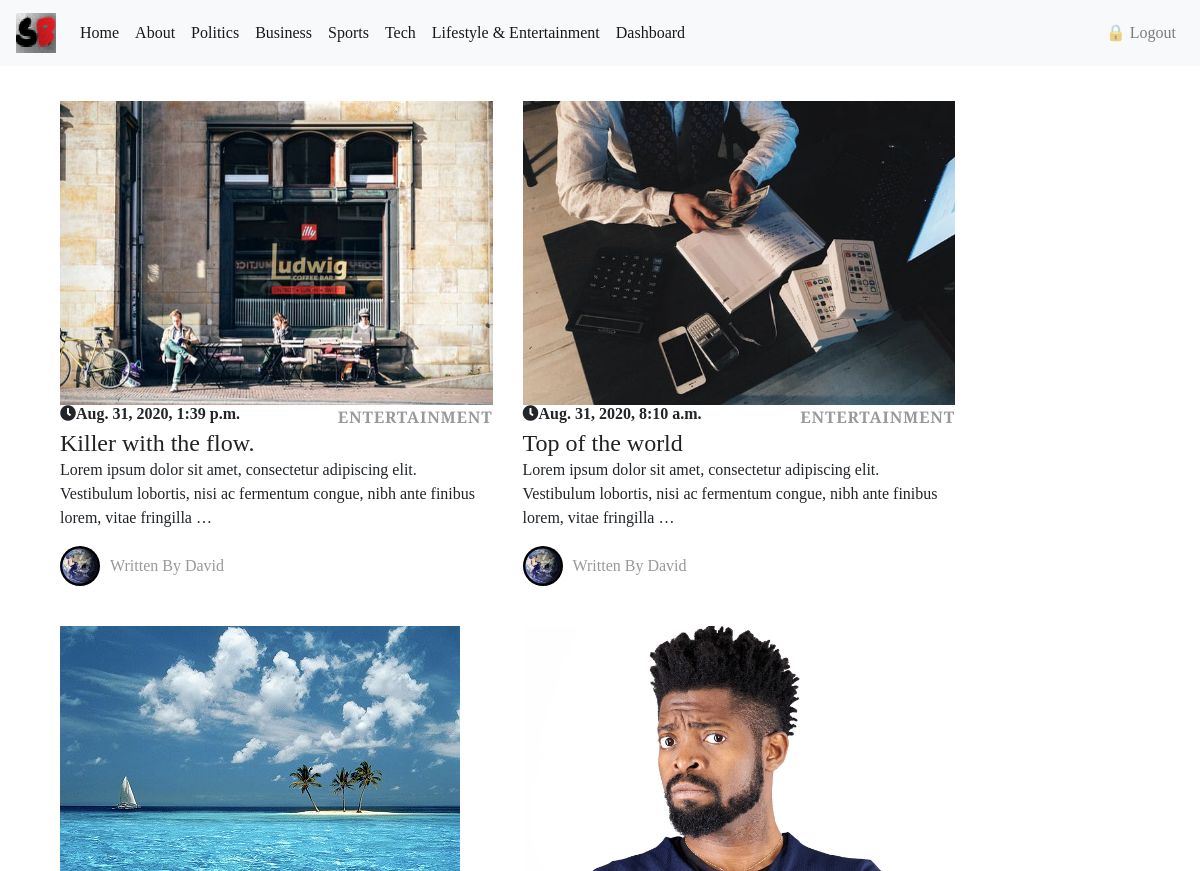
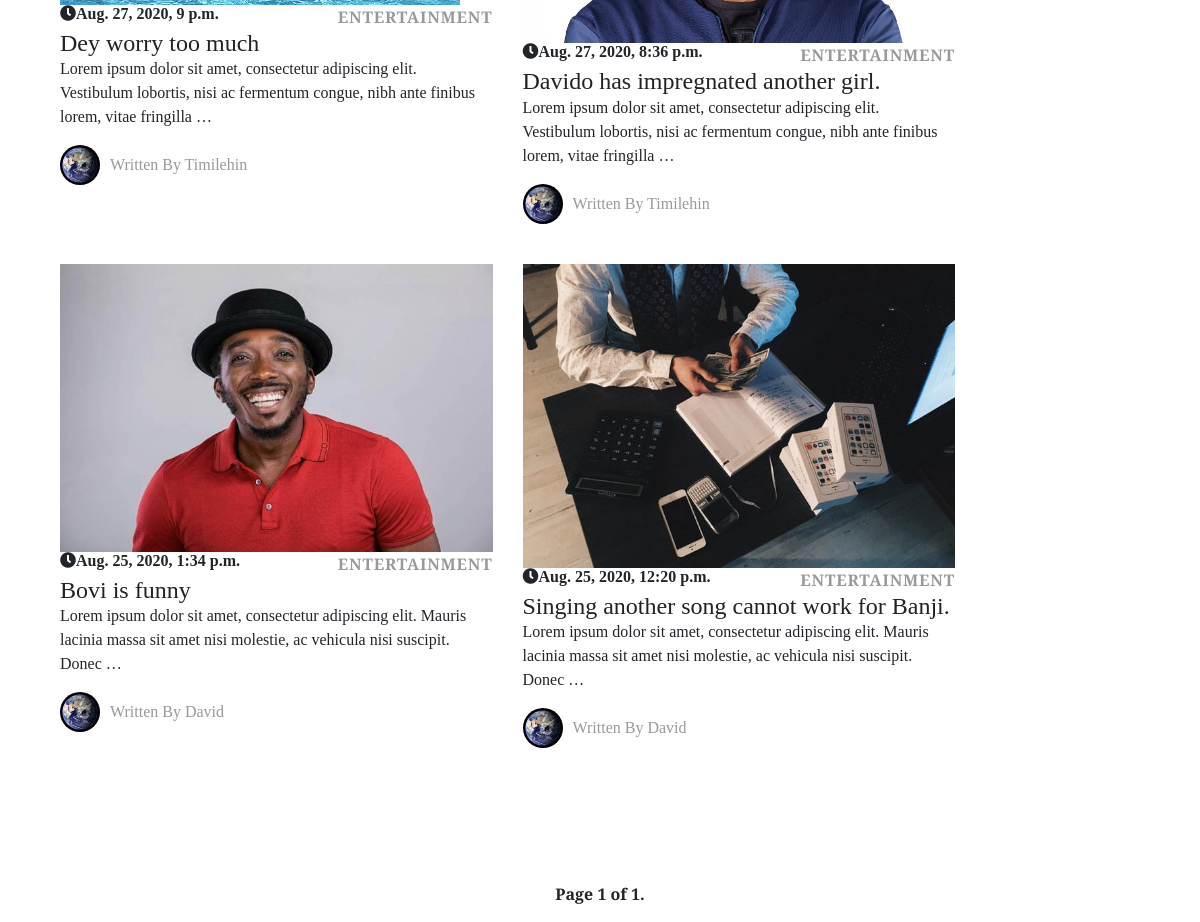
Page /blogapp/category/Entertainment/ (signed in) on the committed database (2 pictures, top to bottom).
### blogapp/models.py (models this page shows, shortened)
class Post(models.Model):
    title = models.CharField(max_length=200)
    content = RichTextField()
    pub_date = models.DateTimeField(auto_now_add=True)
    view_count = models.PositiveIntegerField(default=0, blank=True)
    author = models.ForeignKey(User, on_delete=models.CASCADE)
    category = models.ForeignKey(Category, on_delete=models.CASCADE)
    images = models.ImageField(null=True, upload_to='profilepics')
    slug = models.SlugField(blank=True, null=True, unique=True)
    class Meta:
        ordering = ['-pub_date']

class Category(models.Model):
    name = models.CharField(max_length=100, unique=True)
    class Meta:
        verbose_name_plural = "Categories"
    def __str__(self):
        return self.name

### blogapp/views.py (the view)
# urls.py: path('category/<category>/', views.PostCategory.as_view(), name='post_by_category'),
class PostCategory(LoginRequiredMixin, ListView):
    template_name = 'blogapp/post_category.html'
    paginate_by = 6
    def get_queryset(self):
        self.category = get_object_or_404(Category, name=self.kwargs['category'])
        return Post.objects.filter(category=self.category)
    def get_context_data(self, **kwargs):
        context = super().get_context_data(**kwargs)
        context['category'] = self.category
        return context

### blogapp/templates/blogapp/post_category.html
<!DOCTYPE html>
{% extends 'blogapp/base.html' %}
{% load static %}
{% block body_block %}
<section style="margin-top: -65px;" class="latest-posts">
  <div class="container">
      <div class="row">
        {% for post in post_list %}
          <div class="post col-md-5">
            <div class="post-thumbnail"><a href="{% url 'post_detail' post.slug %}"><img src="{{post.images.url}}" alt="No" class="img-fluid"></a></div>
          <div class="post-details">
          <div class="post-meta d-flex justify-content-between">
            <div  class="fas fa-clock">{{ post.pub_date }}</div>
            <div class="category">
              <a href="{% url 'post_detail' post.slug %}">{{post.category}}</a>
            </div>
          </div>
          <a href="{% url 'post_detail' post.slug %}">
            <h3 id="specialone" class="h4">{{post.title}}</h3>
          </a>
            <p style="margin: -15px;" class="text-muted">{{ post.content|truncatewords:20 | safe }}</p>
            <div class="post-footer d-flex align-items-center">
              <p href="#" class="author d-flex align-items-center flex-wrap">
                <div class="avatar"><img src="{% static 'images/earth.jpg' %}" alt="..." class="img-fluid"></div>
                <div class="title"><span>Written by {{post.author}}</span></div></p>
            </div>
          </div>
        </div>
        {% empty %}
            <h1>There are no post yet!. Please <a href="{% url 'post_new' %}">Create A Post.</a></h1></p>
      {% endfor %}
    </div>
  </div>
</section>
{% include 'blogapp/pagination.html' %}
{% endblock %}

### blogapp/templates/blogapp/base.html (shortened to what this page needs)
<!DOCTYPE html>
{% load static %}
<html>
    <head>
        <link rel="stylesheet" href="https://stackpath.bootstrapcdn.com/bootstrap/4.5.0/css/bootstrap.min.css">
        <link rel="stylesheet" href="https://use.fontawesome.com/releases/v5.8.2/css/all.css">
        <link rel="stylesheet" href="//cdn.jsdelivr.net/npm/medium-editor@latest/dist/css/medium-editor.min.css" type="text/css" media="screen" charset="utf-8">
        <link rel="stylesheet" href="{% static 'css/blogstyle.css' %}">
    </head>
    <body>
        <nav class="navbar navbar-expand-lg navbar-light bg-light">
            <a class="navbar-brand" href="{% url 'home' %}"><img style="width: 40px; height: 40px;" src="{% static 'images/nusi.png' %}"></a>
            <div class="collapse navbar-collapse" id="navbarNavDropdown">
                <ul class="navbar-nav w-100">
                    <li class="nav-item active">
                        <a class="nav-link" href="{% url 'home' %}">Home <span class="sr-only">(current)</span></a>
                    </li>
                    <li class="nav-item active">
                        <a class="nav-link" href="{% url 'about' %}">About</a>
                    </li>
                    <li class="nav-item active">
                        <a class="nav-link" href="{% url 'post_by_category' 'Politics' %}">Politics</a>
                    </li>
                    <li class="nav-item active">
                        <a class="nav-link" href="{% url 'post_by_category' 'Business' %}">Business</a>
                    </li>
                    <li class="nav-item active">
                        <a class="nav-link" href="{% url 'post_by_category' 'Sports' %}">Sports</a>
                    </li>
                    <li class="nav-item active">
                        <a class="nav-link" href="{% url 'post_by_category' 'Tech' %}">Tech</a>
                    </li>
                    <li class="nav-item active">
                        <a class="nav-link" href="{% url 'post_by_category' 'Entertainment' %}">Lifestyle & Entertainment</a>
                    </li>
                    <li class="nav-item active">
                        <a class="nav-link" href="{% url 'dashboard' %}">Dashboard</a>
                    </li>
                    {% if user.is_authenticated %}
                    <li class="nav-item  ml-auto">
                        <a class="nav-link " href="{% url 'logout' %}">
                            &#128274 Logout
                        </a>
                    {% else %}
                        <a class="nav-link ml-auto" href="{% url 'login' %}">
                            &#128275 Login
                        </a>
                    </li>
                    {% endif %}
                </ul>
            </div>
          </nav>
        <div class="container">
          {% block body_block %}
          {% endblock %}
        </div>
    </body>
</html>

### blogapp/templates/blogapp/pagination.html (shortened to what this page needs)
<nav aria-label="Page navigation example">
    <ul class="pagination justify-content-center">
        <span style="font-weight: bold; margin-top: 10px;" class="current">
            Page {{ page_obj.number }} of {{ page_obj.paginator.num_pages }}.
        </span>
    </ul>
</nav>

### blogapp/static/css/blogstyle.css (style rules this page uses)
.navbar-brand { transition: 1s ease-in-out; }
section { padding: 100px 0; overflow-x: hidden; }
.post h3 { line-height: 1.1em; color: #222; -webkit-transition: all 0.3s; transition: all 0.3s; margin-bottom: 1rem; }
.post .category a { color: #999; letter-spacing: 0.05em; font-weight: 700; text-transform: uppercase; text-decoration: none; }
article, aside, figcaption, figure, footer, header, hgroup, main, nav, section { display: block; }
body { font-family: 'Crimson Text', serif; font-size: 1rem; font-weight: normal; line-height: 1.5; color: #212529; background-color: #fff; }
body { font-family: 'Crimson Text', serif; margin: 0; font-size: 1rem; font-weight: 400; line-height: 1.5; color: #212529; text-align: left; background-color: #fff; }
:root { --blue: #007bff; --indigo: #6610f2; --purple: #6f42c1; --pink: #e83e8c; --red: #dc3545; --orange: #fd7e14; --yellow: #ffc107; --green: #28a745; --teal: #20c997; --cyan: #17a2b8; --white: #fff; --gray: #6c757d; --gray-dark: #343a40; --primary: #007bff; --secondary: #6c757d; --success: #28a745; --info: #17a2b8; --warning: #ffc107; --danger: #dc3545; --light: #f8f9fa; --dark: #343a40; --breakpoint-xs: 0; --breakpoint-sm: 576px; --breakpoint-md: 768px; --breakpoint-lg: 992px; --breakpoint-xl: 1200px; --font-family-sans-serif: -apple-system,BlinkMacSystemFont,"Segoe UI",Roboto,"Helvetica Neue",Arial,"Noto Sans",sans-serif,"Apple Color Emoji","Segoe UI Emoji","Segoe UI Symbol","Noto Color Emoji"; --font-family-monospace: SFMono-Regular,Menlo,Monaco,Consolas,"Liberation Mono","Courier New",monospace; }
html { font-family: 'Crimson Text', serif; line-height: 1.15; -webkit-text-size-adjust: 100%; -webkit-tap-highlight-color: transparent; }
p { margin-top: 0; margin-bottom: 1rem; }
.row { display: -ms-flexbox; display: flex; -ms-flex-wrap: wrap; flex-wrap: wrap; margin-right: -15px; margin-left: -15px; }
a { background-color: transparent; }
a:-webkit-any-link { cursor: pointer; }
.post:last-of-type { margin-bottom: 0; }
.avatar { max-width: 40px; min-width: 40px; height: 40px; overflow: hidden; border-radius: 50% !important; margin-right: 10px; }
.post { margin-bottom: 40px; }
.align-items-center { align-items: center!important; }
.d-flex { display: flex!important; }
.img-fluid { max-width: 100%; height: auto; }
img { vertical-align: middle; border-style: none; }
.post .title { font-weight: 400; color: #999; text-transform: capitalize; }
span { display: inline-block; text-decoration: none; -webkit-transition: all 0.3s; transition: all 0.3s; }
a, i, span { display: inline-block; text-decoration: none; -webkit-transition: all 0.3s; transition: all 0.3s; }
* { box-sizing: border-box; }
.post a { text-decoration: none; }
a { color: #999; }
a, i, span { transition: all 0.3s; }
section { padding: 100px 0; overflow-x: hidden; display: block; }
div { display: block; }
.row { display: flex; flex-wrap: wrap; margin-right: -15px; margin-left: -15px; }
a { display: inline-block; transition: all 0.3s; background-color: transparent; }

### rows in the picture
Post: images (picture), pub_date "Aug. 31, 2020, 1:39 p.m.", category "ENTERTAINMENT", title "Killer with the flow.", content "Lorem ipsum dolor sit amet, consectetur adipiscing elit. Vestibulum lobortis, nisi ac fermentum congue, nibh ante finibus lorem, vitae fringilla …", author "David"
Post: images (picture), pub_date "Aug. 31, 2020, 8:10 a.m.", category "ENTERTAINMENT", title "Top of the world", content "Lorem ipsum dolor sit amet, consectetur adipiscing elit. Vestibulum lobortis, nisi ac fermentum congue, nibh ante finibus lorem, vitae fringilla …", author "David"
Post: images (picture), pub_date "Aug. 27, 2020, 9 p.m.", category "ENTERTAINMENT", title "Dey worry too much", content "Lorem ipsum dolor sit amet, consectetur adipiscing elit. Vestibulum lobortis, nisi ac fermentum congue, nibh ante finibus lorem, vitae fringilla …", author "Timilehin"
Post: images (picture), pub_date "Aug. 27, 2020, 8:36 p.m.", category "ENTERTAINMENT", title "Davido has impregnated another girl.", content "Lorem ipsum dolor sit amet, consectetur adipiscing elit. Vestibulum lobortis, nisi ac fermentum congue, nibh ante finibus lorem, vitae fringilla …", author "Timilehin"
Post: images (picture), pub_date "Aug. 25, 2020, 1:34 p.m.", category "ENTERTAINMENT", title "Bovi is funny", content "Lorem ipsum dolor sit amet, consectetur adipiscing elit. Mauris lacinia massa sit amet nisi molestie, ac vehicula nisi suscipit. Donec …", author "David"
Post: images (picture), pub_date "Aug. 25, 2020, 12:20 p.m.", category "ENTERTAINMENT", title "Singing another song cannot work for Banji.", content "Lorem ipsum dolor sit amet, consectetur adipiscing elit. Mauris lacinia massa sit amet nisi molestie, ac vehicula nisi suscipit. Donec …", author "David"

### other values in the picture
{{ page_obj.number }} "1"
{{ page_obj.paginator.num_pages }} "1"
